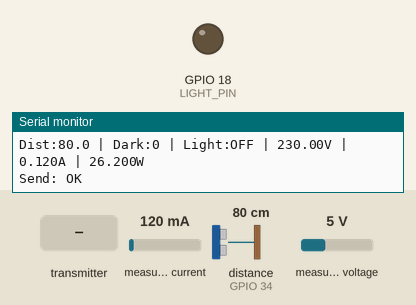
Bench run of a sketch on a simulated ESP32. Parts: output pins drawn as LEDs (lit = HIGH), the last lines printed to the serial monitor. Wiring (inferred from the names in the program): ultrasonic range finder: trigger GPIO 5; echo GPIO 34. Inputs (shaded band) come from the test bench; at power-on: distance to the obstacle (sensor on GPIO 34) 80 cm, measured current 120 mA, measured voltage 5 V. The echo pulse lasts 58.3 µs per cm; pins used as bus, display or sensor lines are not drawn.

Above: at 4.1 s.
4.2 s: the transmitter starts sending dark = 1
At 5.9 s:
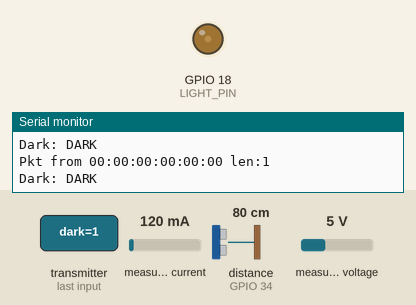
6.4 s: distance to the obstacle (sensor on GPIO 34) set to 12 cm
8.2 s: distance to the obstacle (sensor on GPIO 34) set to 9 cm
At 9.8 s:
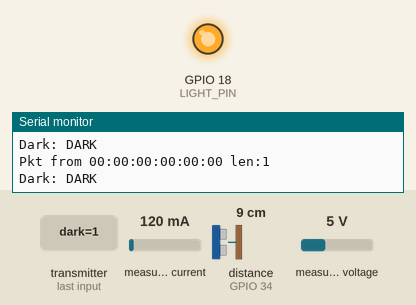
10.5 s: the transmitter starts sending dark = 0
At 11.7 s:
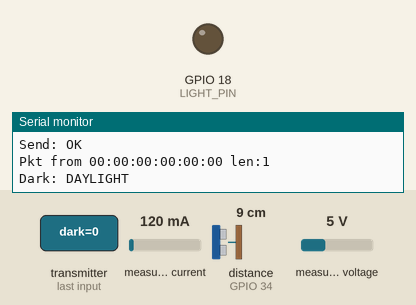
Timing chart, 0 to 13.5 s (numbered marks = the images above; inputs shaded):
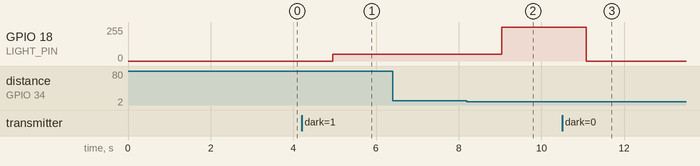

The sketch:

NODE_3.ino
```cpp
#include <WiFi.h>
#include <esp_now.h>
#include <esp_wifi.h>
#include <ArduinoJson.h>
#include <PZEM004Tv30.h>

#define NODE_ID 3

#define TRIG_PIN       5
#define ECHO_PIN       34
#define LIGHT_PIN      18
#define PZEM_RX_PIN    16
#define PZEM_TX_PIN    17

uint8_t node1Mac[] = {0x30, 0x76, 0xF5, 0x91, 0x4B, 0x60};

#define ESPNOW_CHANNEL 6

#define DISTANCE_THRESHOLD_CM  10.0
#define LIGHT_TIMEOUT_MS       1000

#define PWM_CHANNEL     0
#define PWM_FREQ        5000
#define PWM_RESOLUTION  8
#define BRIGHTNESS_OFF   0
#define BRIGHTNESS_DIM   51
#define BRIGHTNESS_FULL  255

bool targetDetected     = false;
unsigned long lastDetectionTime = 0;
bool darkFromNode1      = false;
bool zoneOverride       = false;
String lightStatus      = "OFF";
bool espnowReady        = false;

PZEM004Tv30 pzem(Serial2, PZEM_RX_PIN, PZEM_TX_PIN);

typedef struct {
  int   nodeId;
  float distance;
  bool  dark;
  char  light[4];
  float voltage;
  float current;
  float power;
  long  uptime;
} NodePayload;

typedef struct {
  bool dark;
} DarkFeedback;

NodePayload payload;
esp_now_peer_info_t peerInfo;

void onSent(const uint8_t *mac, esp_now_send_status_t status) {
  Serial.printf("Send: %s\n", status == ESP_NOW_SEND_SUCCESS ? "OK" : "FAIL");
}

void onReceive(const uint8_t *mac_addr, const uint8_t *data, int len) {
  Serial.printf("Pkt from %02X:%02X:%02X:%02X:%02X:%02X len:%d\n",
    mac_addr[0], mac_addr[1], mac_addr[2],
    mac_addr[3], mac_addr[4], mac_addr[5], len);

  if (len == sizeof(DarkFeedback)) {
    DarkFeedback feedback;
    memcpy(&feedback, data, sizeof(feedback));
    darkFromNode1 = feedback.dark;
    Serial.printf("Dark: %s\n", darkFromNode1 ? "DARK" : "DAYLIGHT");
  } else {
    Serial.printf("Unknown size %d (expected DarkFeedback=%d)\n",
      len, sizeof(DarkFeedback));
  }
}

float getDistanceCM() {
  digitalWrite(TRIG_PIN, LOW);
  delayMicroseconds(2);
  digitalWrite(TRIG_PIN, HIGH);
  delayMicroseconds(10);
  digitalWrite(TRIG_PIN, LOW);
  long duration = pulseIn(ECHO_PIN, HIGH, 30000);
  float distance = duration * 0.0343 / 2;
  if (duration == 0 || distance > 400) return 999.0;
  return distance;
}

void setup() {
  Serial.begin(115200);
  delay(2000);
  Serial.println("\n=== NODE 3 BOOT ===");

  // PZEM
  Serial2.begin(9600, SERIAL_8N1, PZEM_RX_PIN, PZEM_TX_PIN);
  delay(200);

  // Pins
  pinMode(TRIG_PIN, OUTPUT);
  pinMode(ECHO_PIN, INPUT_PULLDOWN);
  pinMode(LIGHT_PIN, OUTPUT);
  digitalWrite(LIGHT_PIN, LOW);
  delay(200);

  // PWM
  ledcSetup(PWM_CHANNEL, PWM_FREQ, PWM_RESOLUTION);
  ledcAttachPin(LIGHT_PIN, PWM_CHANNEL);
  ledcWrite(PWM_CHANNEL, BRIGHTNESS_OFF);

  // WiFi STA — no scan, no connect, no disconnect call
  WiFi.mode(WIFI_STA);
  delay(500);

  // Set channel to match Node 1
  esp_err_t ch_err = esp_wifi_set_channel(ESPNOW_CHANNEL, WIFI_SECOND_CHAN_NONE);
  Serial.printf("Channel %d: %s\n", ESPNOW_CHANNEL, ch_err == ESP_OK ? "OK" : "FAIL");

  // ESP-NOW init
  esp_err_t now_err = esp_now_init();
  if (now_err != ESP_OK) {
    Serial.printf("ESP-NOW FAILED: %d\n", now_err);
    pinMode(2, OUTPUT);
    while (true) {
      digitalWrite(2, HIGH); delay(200);
      digitalWrite(2, LOW);  delay(200);
    }
  }
  Serial.println("ESP-NOW OK");

  esp_now_register_send_cb(onSent);
  esp_now_register_recv_cb(onReceive);

  // Register Node 1 STA MAC
  memset(&peerInfo, 0, sizeof(peerInfo));
  memcpy(peerInfo.peer_addr, node1Mac, 6);
  peerInfo.channel = ESPNOW_CHANNEL;
  peerInfo.encrypt = false;
  esp_now_add_peer(&peerInfo);
  Serial.printf("STA peer: %02X:%02X:%02X:%02X:%02X:%02X\n",
    node1Mac[0], node1Mac[1], node1Mac[2],
    node1Mac[3], node1Mac[4], node1Mac[5]);

  // Register Node 1 AP MAC (STA last byte + 1)
  uint8_t node1ApMac[6];
  memcpy(node1ApMac, node1Mac, 6);
  node1ApMac[5] = node1Mac[5] + 1;

  esp_now_peer_info_t apPeer = {};
  memcpy(apPeer.peer_addr, node1ApMac, 6);
  apPeer.channel = ESPNOW_CHANNEL;
  apPeer.encrypt = false;
  if (esp_now_add_peer(&apPeer) == ESP_OK) {
    Serial.printf("AP  peer: %02X:%02X:%02X:%02X:%02X:%02X\n",
      node1ApMac[0], node1ApMac[1], node1ApMac[2],
      node1ApMac[3], node1ApMac[4], node1ApMac[5]);
  } else {
    Serial.println("AP peer add failed");
  }

  espnowReady = true;
  Serial.println("Node 3 ready\n");
}

void loop() {
  float dist = getDistanceCM();

  if (dist <= DISTANCE_THRESHOLD_CM) {
    targetDetected = true;
    lastDetectionTime = millis();
  } else if (millis() - lastDetectionTime > LIGHT_TIMEOUT_MS) {
    targetDetected = false;
  }

  if (!zoneOverride) {
    if (darkFromNode1 && targetDetected) {
      ledcWrite(PWM_CHANNEL, BRIGHTNESS_FULL);
      lightStatus = "ON";
    } else if (darkFromNode1 && !targetDetected) {
      ledcWrite(PWM_CHANNEL, BRIGHTNESS_DIM);
      lightStatus = "DIM";
    } else {
      ledcWrite(PWM_CHANNEL, BRIGHTNESS_OFF);
      lightStatus = "OFF";
    }
  }

  strncpy(payload.light, lightStatus.c_str(), 3);
  payload.light[3] = '\0';

  float r_v = pzem.voltage();
  float r_c = pzem.current();
  float r_p = pzem.power();

  payload.nodeId   = NODE_ID;
  payload.distance = (dist > 200) ? 999 : dist;
  payload.dark     = darkFromNode1;
  payload.voltage  = isnan(r_v) ? 0.0 : r_v;
  payload.current  = isnan(r_c) ? 0.0 : r_c;
  payload.power    = isnan(r_p) ? 0.0 : r_p;
  payload.uptime   = millis() / 1000;

  Serial.printf("Dist:%.1f | Dark:%d | Light:%s | %.2fV | %.3fA | %.3fW\n",
    dist, darkFromNode1, lightStatus.c_str(),
    payload.voltage, payload.current, payload.power);

  if (espnowReady) {
    esp_now_send(node1Mac, (uint8_t *)&payload, sizeof(payload));
  }

  delay(2000);
}
```

Measured:
- the behaviour switches between 11 and 10 cm on distance to the obstacle (sensor on GPIO 34) (found by bisection; images 1 and 2)
- after the input at 4.2 s, GPIO 18 (LIGHT_PIN): 0/255 → 51/255 after 0.76 s
- after the input at 8.2 s, GPIO 18 (LIGHT_PIN): 51/255 → 255/255 after 0.85 s
- after the input at 10.5 s, GPIO 18 (LIGHT_PIN): 255/255 → 0/255 after 0.59 s
